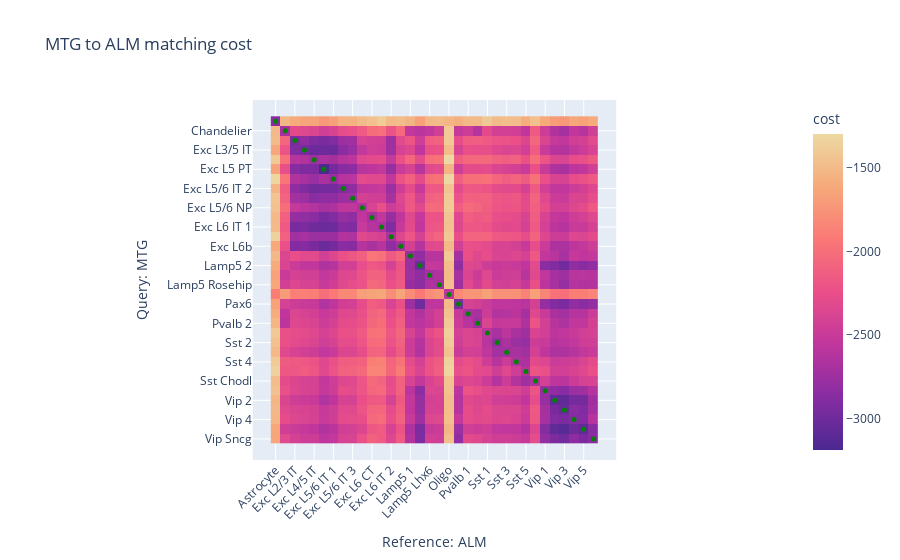

This figure's notebook cell:
### Code cell
rcm = RefCM()
m = rcm.annotate(mtg, 'MTG', alm, "ALM", 'labels34', 'labels34')
m.eval('labels34')
m.display_matching_costs(ground_truth_obs_key='labels34')

### Figure 1 — Plotly figure (JSON) as saved in the notebook; plotly's stock layout.template omitted (floating-point values rounded to 4 significant figures; data arrays with more than 128 entries replaced by an {"elided": "..."} marker saying what was removed)
{"data": [{"coloraxis": "coloraxis", "hovertemplate": "Reference: ALM: %{x}<br>Query: MTG: %{y}<br>cost: %{z}<extra></extra>", "name": "0", "type": "heatmap", "x": ["Astrocyte", "Chandelier", "Exc L2/3 IT", "Exc L3/5 IT", "Exc L4/5 IT", "Exc L5 PT", "Exc L5/6 IT 1", "Exc L5/6 IT 2", "Exc L5/6 IT 3", "Exc L5/6 NP", "Exc L6 CT", "Exc L6 IT 1", "Exc L6 IT 2", "Exc L6b", "Lamp5 1", "Lamp5 2", "Lamp5 Lhx6", "Lamp5 Rosehip", "Oligo", "Pax6", "Pvalb 1", "Pvalb 2", "Sst 1", "Sst 2", "Sst 3", "Sst 4", "Sst 5", "Sst Chodl", "Vip 1", "Vip 2", "Vip 3", "Vip 4", "Vip 5", "Vip Sncg"], "xaxis": "x", "y": ["Astrocyte", "Chandelier", "Exc L2/3 IT", "Exc L3/5 IT", "Exc L4/5 IT", "Exc L5 PT", "Exc L5/6 IT 1", "Exc L5/6 IT 2", "Exc L5/6 IT 3", "Exc L5/6 NP", "Exc L6 CT", "Exc L6 IT 1", "Exc L6 IT 2", "Exc L6b", "Lamp5 1", "Lamp5 2", "Lamp5 Lhx6", "Lamp5 Rosehip", "Oligo", "Pax6", "Pvalb 1", "Pvalb 2", "Sst 1", "Sst 2", "Sst 3", "Sst 4", "Sst 5", "Sst Chodl", "Vip 1", "Vip 2", "Vip 3", "Vip 4", "Vip 5", "Vip Sncg"], "yaxis": "y", "z": {"elided": "34x34 float values"}}, {"hovertemplate": "%{y} -> %{x}", "marker": {"color": ["green", "green", "green", "green", "green", "green", "green", "green", "green", "green", "green", "green", "green", "green", "green", "green", "green", "green", "green", "green", "green", "green", "green", "green", "green", "green", "green", "green", "green", "green", "green", "green", "green", "green"], "size": 5}, "mode": "markers", "name": "", "type": "scatter", "x": ["Astrocyte", "Chandelier", "Exc L2/3 IT", "Exc L3/5 IT", "Exc L4/5 IT", "Exc L5 PT", "Exc L5/6 IT 1", "Exc L5/6 IT 2", "Exc L5/6 IT 3", "Exc L5/6 NP", "Exc L6 CT", "Exc L6 IT 1", "Exc L6 IT 2", "Exc L6b", "Lamp5 1", "Lamp5 2", "Lamp5 Lhx6", "Lamp5 Rosehip", "Oligo", "Pax6", "Pvalb 1", "Pvalb 2", "Sst 1", "Sst 2", "Sst 3", "Sst 4", "Sst 5", "Sst Chodl", "Vip 1", "Vip 2", "Vip 3", "Vip 4", "Vip 5", "Vip Sncg"], "y": ["Astrocyte", "Chandelier", "Exc L2/3 IT", "Exc L3/5 IT", "Exc L4/5 IT", "Exc L5 PT", "Exc L5/6 IT 1", "Exc L5/6 IT 2", "Exc L5/6 IT 3", "Exc L5/6 NP", "Exc L6 CT", "Exc L6 IT 1", "Exc L6 IT 2", "Exc L6b", "Lamp5 1", "Lamp5 2", "Lamp5 Lhx6", "Lamp5 Rosehip", "Oligo", "Pax6", "Pvalb 1", "Pvalb 2", "Sst 1", "Sst 2", "Sst 3", "Sst 4", "Sst 5", "Sst Chodl", "Vip 1", "Vip 2", "Vip 3", "Vip 4", "Vip 5", "Vip Sncg"]}], "layout": {"coloraxis": {"colorbar": {"title": {"text": "cost"}}, "colorscale": [[0, "rgb(75, 41, 145)"], [0.1667, "rgb(135, 44, 162)"], [0.3333, "rgb(192, 54, 157)"], [0.5, "rgb(234, 79, 136)"], [0.6667, "rgb(250, 120, 118)"], [0.8333, "rgb(246, 169, 122)"], [1, "rgb(237, 217, 163)"]]}, "title": {"text": "MTG to ALM matching cost"}, "xaxis": {"anchor": "y", "constrain": "domain", "domain": [0, 1], "scaleanchor": "y", "tickangle": -45, "title": {"text": "Reference: ALM"}}, "yaxis": {"anchor": "x", "autorange": "reversed", "constrain": "domain", "domain": [0, 1], "title": {"text": "Query: MTG"}}}}
